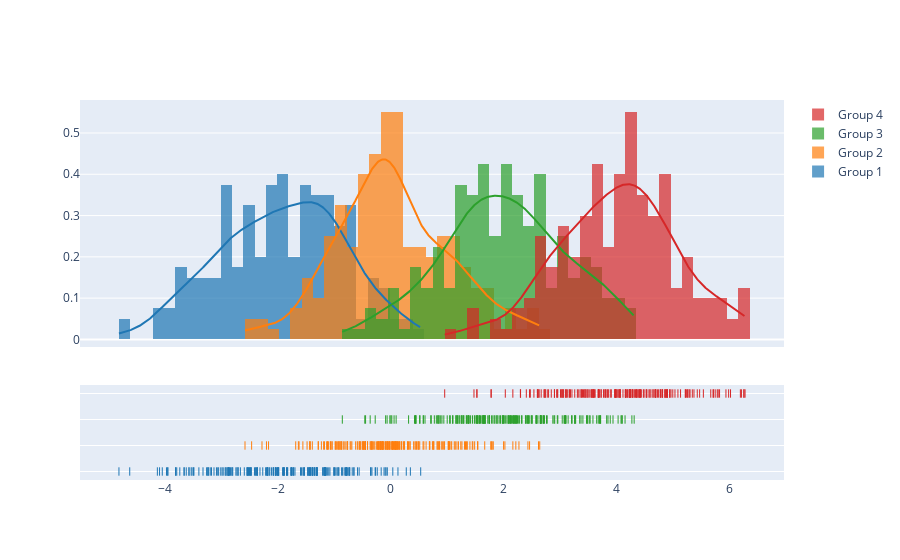

Notebook cell for this chart:
### Code cell
import plotly.figure_factory as ff

# Add histogram data
x1 = np.random.randn(200) - 2
x2 = np.random.randn(200)
x3 = np.random.randn(200) + 2
x4 = np.random.randn(200) + 4

# Group data together
hist_data = [x1, x2, x3, x4]

group_labels = ['Group 1', 'Group 2', 'Group 3', 'Group 4']

# Create distplot with custom bin_size
fig = ff.create_distplot(hist_data, group_labels, bin_size=.2)
fig.show()

### Figure 1 — Plotly figure (JSON) as saved in the notebook; plotly's stock layout.template omitted (floating-point values rounded to 4 significant figures; data arrays with more than 128 entries replaced by an {"elided": "..."} marker saying what was removed)
{"data": [{"autobinx": false, "histnorm": "probability density", "legendgroup": "Group 1", "marker": {"color": "rgb(31, 119, 180)"}, "name": "Group 1", "opacity": 0.7, "type": "histogram", "x": {"elided": "200 float values"}, "xaxis": "x", "xbins": {"end": 0.528, "size": 0.2, "start": -4.813}, "yaxis": "y"}, {"autobinx": false, "histnorm": "probability density", "legendgroup": "Group 2", "marker": {"color": "rgb(255, 127, 14)"}, "name": "Group 2", "opacity": 0.7, "type": "histogram", "x": {"elided": "200 float values"}, "xaxis": "x", "xbins": {"end": 2.635, "size": 0.2, "start": -2.582}, "yaxis": "y"}, {"autobinx": false, "histnorm": "probability density", "legendgroup": "Group 3", "marker": {"color": "rgb(44, 160, 44)"}, "name": "Group 3", "opacity": 0.7, "type": "histogram", "x": {"elided": "200 float values"}, "xaxis": "x", "xbins": {"end": 4.307, "size": 0.2, "start": -0.8593}, "yaxis": "y"}, {"autobinx": false, "histnorm": "probability density", "legendgroup": "Group 4", "marker": {"color": "rgb(214, 39, 40)"}, "name": "Group 4", "opacity": 0.7, "type": "histogram", "x": {"elided": "200 float values"}, "xaxis": "x", "xbins": {"end": 6.269, "size": 0.2, "start": 0.9527}, "yaxis": "y"}, {"legendgroup": "Group 1", "marker": {"color": "rgb(31, 119, 180)"}, "mode": "lines", "name": "Group 1", "showlegend": false, "type": "scatter", "x": {"elided": "500 float values"}, "xaxis": "x", "y": {"elided": "500 float values"}, "yaxis": "y"}, {"legendgroup": "Group 2", "marker": {"color": "rgb(255, 127, 14)"}, "mode": "lines", "name": "Group 2", "showlegend": false, "type": "scatter", "x": {"elided": "500 float values"}, "xaxis": "x", "y": {"elided": "500 float values"}, "yaxis": "y"}, {"legendgroup": "Group 3", "marker": {"color": "rgb(44, 160, 44)"}, "mode": "lines", "name": "Group 3", "showlegend": false, "type": "scatter", "x": {"elided": "500 float values"}, "xaxis": "x", "y": {"elided": "500 float values"}, "yaxis": "y"}, {"legendgroup": "Group 4", "marker": {"color": "rgb(214, 39, 40)"}, "mode": "lines", "name": "Group 4", "showlegend": false, "type": "scatter", "x": {"elided": "500 float values"}, "xaxis": "x", "y": {"elided": "500 float values"}, "yaxis": "y"}, {"legendgroup": "Group 1", "marker": {"color": "rgb(31, 119, 180)", "symbol": "line-ns-open"}, "mode": "markers", "name": "Group 1", "showlegend": false, "type": "scatter", "x": {"elided": "200 float values"}, "xaxis": "x", "y": {"elided": "200 str values"}, "yaxis": "y2"}, {"legendgroup": "Group 2", "marker": {"color": "rgb(255, 127, 14)", "symbol": "line-ns-open"}, "mode": "markers", "name": "Group 2", "showlegend": false, "type": "scatter", "x": {"elided": "200 float values"}, "xaxis": "x", "y": {"elided": "200 str values"}, "yaxis": "y2"}, {"legendgroup": "Group 3", "marker": {"color": "rgb(44, 160, 44)", "symbol": "line-ns-open"}, "mode": "markers", "name": "Group 3", "showlegend": false, "type": "scatter", "x": {"elided": "200 float values"}, "xaxis": "x", "y": {"elided": "200 str values"}, "yaxis": "y2"}, {"legendgroup": "Group 4", "marker": {"color": "rgb(214, 39, 40)", "symbol": "line-ns-open"}, "mode": "markers", "name": "Group 4", "showlegend": false, "type": "scatter", "x": {"elided": "200 float values"}, "xaxis": "x", "y": {"elided": "200 str values"}, "yaxis": "y2"}], "layout": {"barmode": "overlay", "hovermode": "closest", "legend": {"traceorder": "reversed"}, "xaxis": {"anchor": "y2", "domain": [0.0, 1.0], "zeroline": false}, "yaxis": {"anchor": "free", "domain": [0.35, 1], "position": 0.0}, "yaxis2": {"anchor": "x", "domain": [0, 0.25], "dtick": 1, "showticklabels": false}}}
